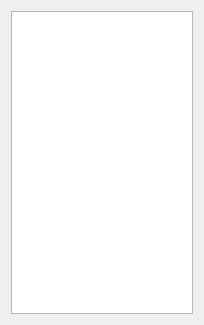
<?xml version="1.0" encoding="UTF-8"?>
<ui version="4.0">
 <class>hearthstonelocationselecter</class>
 <widget class="QDialog" name="hearthstonelocationselecter">
  <property name="geometry">
   <rect>
    <x>0</x>
    <y>0</y>
    <width>204</width>
    <height>325</height>
   </rect>
  </property>
  <property name="windowTitle">
   <string>Dialog</string>
  </property>
  <layout class="QVBoxLayout" name="verticalLayout">
   <item>
    <widget class="QListWidget" name="listWidget"/>
   </item>
  </layout>
 </widget>
 <resources/>
 <connections/>
</ui>
